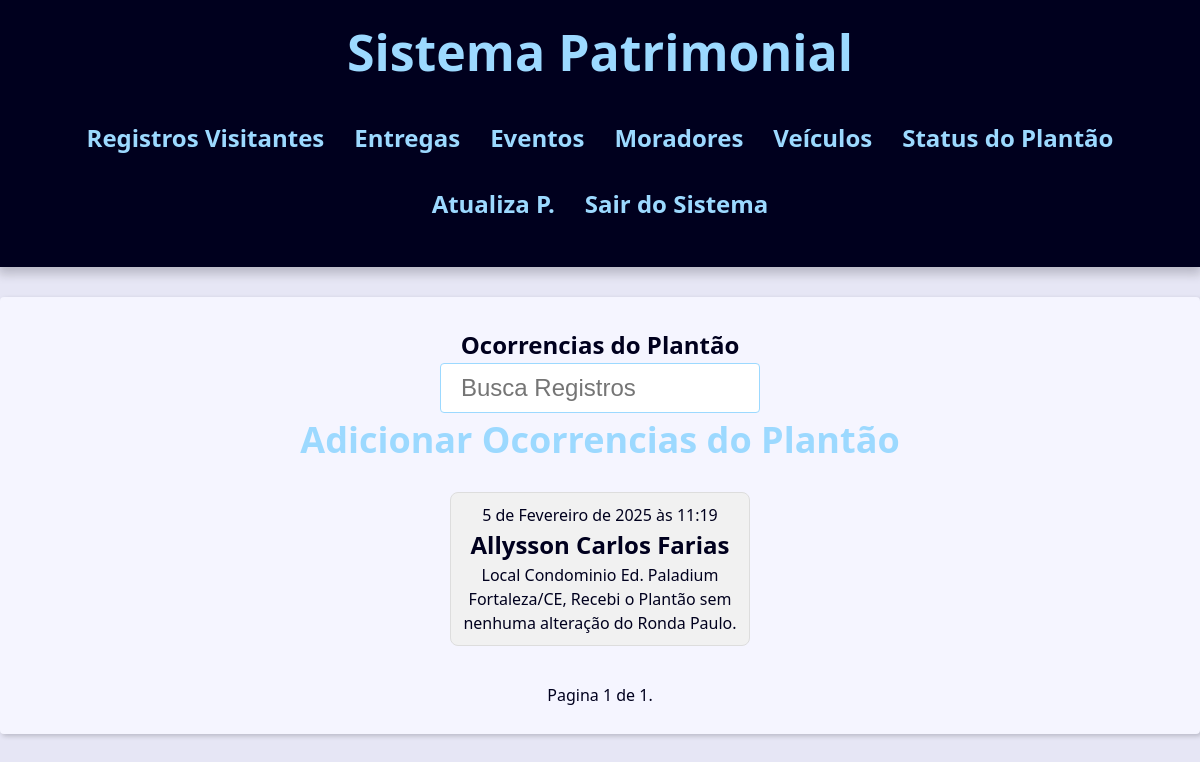
Page /porteiros/ocorrencias_index/ (signed in) on the committed database.
### contact/models.py (models this page shows, shortened)
class Ocorrencia(models.Model):
    data = models.DateTimeField(default=timezone.now)
    nome_completo = models.CharField(max_length=254)
    ocorrencia = models.TextField()
    foto1 = models.ImageField(blank=True, upload_to='pictures/%Y/%m/%d')
    foto2 = models.ImageField(blank=True, upload_to='pictures/%Y/%m/%d')
    owner = models.ForeignKey(User, on_delete=models.SET_NULL,
                                    blank=True, null=True)  # Campo owner que se relaciona ao usuário

### contact/views/contact_views.py (the view)
# urls.py: path('ocorrencias_index/', views.ocorrencias_index,
@porteiro_required
def ocorrencias_index(request):
    ocorrencias = Ocorrencia.objects.filter().order_by('-id')
    paginator = Paginator(ocorrencias, 12)
    page_number = request.GET.get("page")
    ocorrencias = paginator.get_page(page_number)
    context = {
        'ocorrencias':ocorrencias,
        'site_title':'Ocorrencia do Platão -',
    }
    return render(
        request,
        'contact/ocorrencias/ocorrencias.html',
        context,
    )

### contact/views/user_forms.py (called while the page is built)
def porteiro_required(view_func):
    @wraps(view_func)
    @login_required
    def _wrapped_view(request, *args, **kwargs):
        if not request.user.groups.filter(name="porteiro").exists():  # Verifica se o usuário está no grupo 'porteiro'
            messages.error(request, 'Acesso negado! Apenas porteiros podem acessar esta área.')
            return redirect('contact:login_views')  # Redireciona para login se não for porteiro
        return view_func(request, *args, **kwargs)
    return _wrapped_view

### contact/templates/contact/ocorrencias/ocorrencias.html (shortened to what this page needs)
{% extends "global/base.html" %}
{% block content %}
    <div class="responsive-table">
        <table class="contacts-table">
            <caption class="table-caption" >
                Ocorrencias do Plantão
                <div class="search">
                    <form action="{% url "contact:ocorrencias_index_busca" %}"
                    method="GET">
                        <input
                        type="text"
                        class="search-input"
                        placeholder="Busca Registros"
                        id="search"
                        name="q"
                        value="{{ request.GET.q.strip }}"
                        >
                    </form>
                </div>
                <a href=" {% url "contact:ocorrenciaIndex" %} " class="header-link">
                    <h2>Adicionar Ocorrencias do Plantão</h2>
                </a>
            </caption>
        </table>
        <div class="ocorrencias-container">
            {% for ocorrencia in ocorrencias %}
                <div class="ocorrencia-card">
                    <a href="{% url "contact:ocorrencias_index_id" ocorrencia.id %}">
                        <p>{{ ocorrencia.data }}</p>
                        <h2>{{ ocorrencia.nome_completo }}</h2>
                        <p>{{ ocorrencia.ocorrencia|truncatechars:100 }}</p>
                    </a>
                </div>
            {% endfor %}
        </div>
        {% if ocorrencias %}
        <div class="pagination">
            <span class="step-links">
                <span class="current">
                    Pagina {{ ocorrencias.number }} de {{ocorrencias.paginator.num_pages }}.
                </span>
            </span>
        </div>
        {% endif %}
    </div>
{% endblock content %}

### base_static/global/css/style.css (style rules this page uses)
:root { --spacing: 1.5rem; --link-dark-color: rgb(0, 83, 134); --link-light-color: rgb(156, 217, 255); --clr-white: rgb(245, 245, 255); --clr-black: rgb(0, 0, 30); --clr-light-gray: rgb(230, 230, 245); --clr-dark-shadow-5: rgba(0, 0, 10, 5%); --clr-dark-shadow-10: rgba(0, 0, 10, 10%); --clr-dark-shadow-20: rgba(0, 0, 10, 20%); --clr-light-shadow-5: rgba(200, 200, 255, 5%); --clr-light-shadow-10: rgba(200, 200, 255, 10%); --clr-light-shadow-20: rgba(200, 200, 255, 20%); --main-page-width: 120rem; --table-min-width: 60rem; --biggest-font-size: 5rem; --bigger-font-size: 4rem; --big-font-size: 3.2rem; --medium-font-size: 2.4rem; --small-font-size: 1.6rem; --smaller-font-size: 1.4rem; --smallest-font-size: 1.2rem; --transition-fast: 300ms; --transition-medium: 600ms; --transition-slow: 1s; --default-border-radius: 4px; }
*, *::before, *::after { margin: 0; padding: 0; box-sizing: border-box; }
html { font-size: 62.5%; }
body { font-family: system-ui, -apple-system, BlinkMacSystemFont, 'Segoe UI', Roboto, Oxygen, Ubuntu, Cantarell, 'Open Sans', 'Helvetica Neue', sans-serif; line-height: 1.5; font-size: var(--small-font-size); color: var(--clr-black); -webkit-font-smoothing: antialiased; background: var(--clr-light-gray); }
.header-link { color: var(--link-light-color); text-decoration: none; transition: filter var(--transition-fast) ease-in-out; }
.responsive-table { width: 100%; overflow-x: auto; }
.contacts-table { width: 100%; min-width: var(--table-min-width); border-collapse: collapse; }
.table-caption { font-size: var(--medium-font-size); font-weight: bold; padding: var(--spacing); }
.pagination { margin-top: var(--spacing); display: flex; justify-content: center; padding: calc(var(--spacing) * 0.8); font-size: var(--small-font-size); }
.pagination .step-links { display: flex; gap: calc(var(--spacing) * 0.8); }
.search { display: flex; justify-content: center; }
.search-input { font-size: var(--medium-font-size); padding: 1rem 2rem; width: 100%; max-width: 32rem; border-radius: var(--default-border-radius); border: 1px solid var(--link-light-color); }
.ocorrencias-container { display: flex; flex-wrap: wrap; justify-content: center; gap: 1rem; padding: 1rem; }
.ocorrencia-card { background-color: #f1f1f1; border: 1px solid #ddd; border-radius: 8px; padding: 1rem; width: 300px; text-align: center; transition: all 0.3s ease-in-out; }
.ocorrencia-card a { text-decoration: none; color: inherit; }
.header-link { animation: colorChange 18s infinite; font-weight: bold; text-decoration: none; }

### rows in the picture
Ocorrencia: data "5 de Fevereiro de 2025 às 11:19", nome_completo "Allysson Carlos Farias", ocorrencia "Local Condominio Ed. Paladium Fortaleza/CE, Recebi o Plantão sem nenhuma alteração do Ronda Paulo."

### other values in the picture
{{ ocorrencias.number }} "1"
{{ ocorrencias.paginator.num_pages }} "1"
